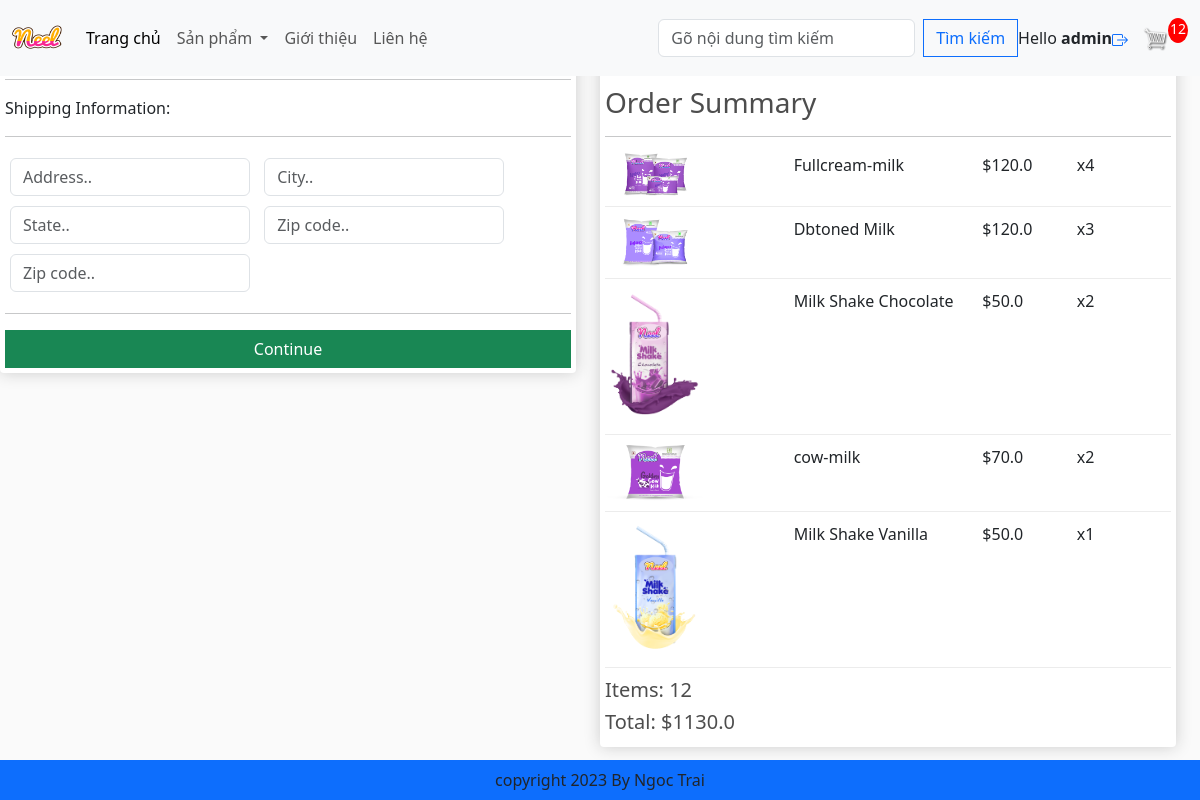
The page /chechout/ (signed in) on the database as committed earlier.
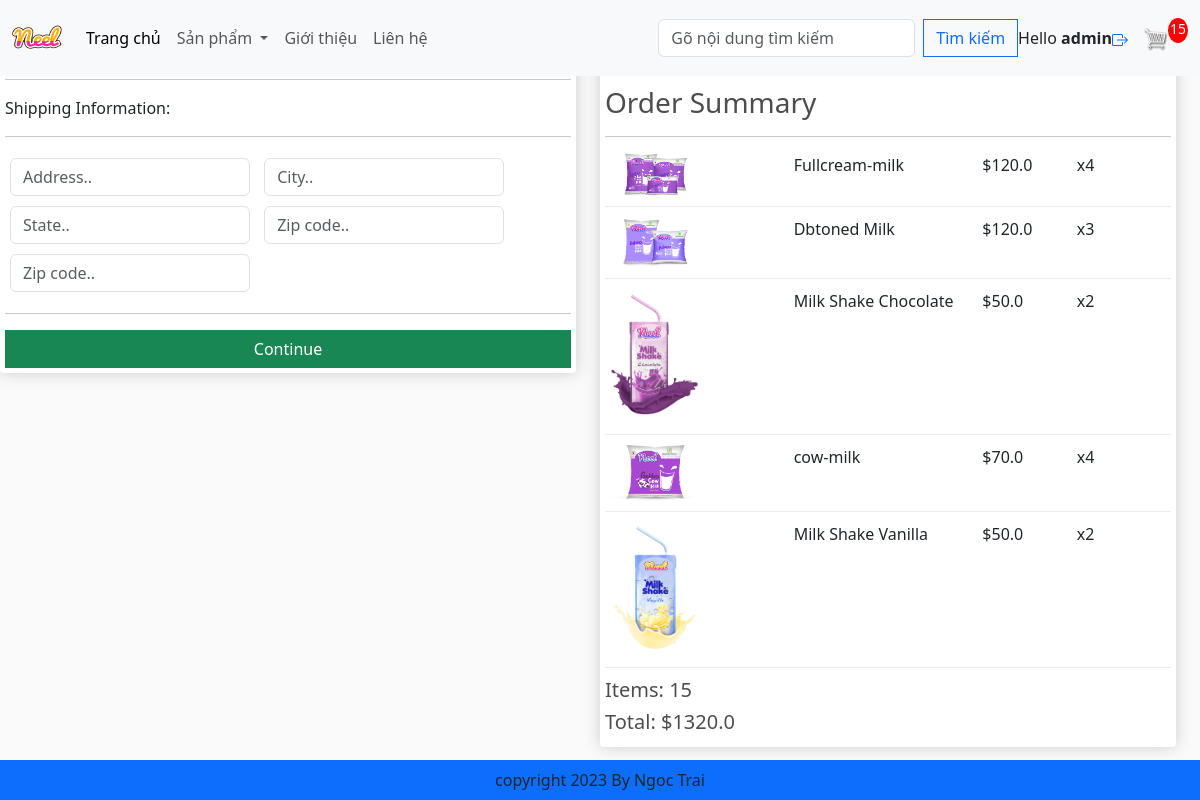
The same page on the database as committed later.
### app/models.py (models this page shows, shortened)
class OrderItem(models.Model):
    product = models.ForeignKey(Product, on_delete=models.SET_NULL, blank=True, null=True)
    order = models.ForeignKey(Order, on_delete=models.SET_NULL, blank=True, null=True)
    quantily = models.IntegerField(default=0, null=True, blank=True)
    date_added = models.DateTimeField(auto_now_add=True)
    @property
    def get_total(self):
        total = self.product.price * self.quantily
        return total

class Order(models.Model):
    customer = models.ForeignKey(User, on_delete=models.SET_NULL, blank=True, null=True)
    date_order = models.DateTimeField(auto_now_add=True)
    complete = models.BooleanField(default= False, null=True, blank=True)
    transaction_id = models.CharField(max_length=200, null=True)
    @property
    def get_cart_items(self):
        orderitem = self.orderitem_set.all()
        total = sum([item.quantily for item in orderitem])
        return total
    @property
    def get_cart_total(self):
        orderitem = self.orderitem_set.all()
        total = sum([item.get_total for item in orderitem])
        return total

class Product(models.Model):
    category = models.ManyToManyField(Category, related_name= 'products')
    name = models.CharField(max_length=200, null=True)
    price = models.FloatField()
    digital = models.BooleanField(default= False, null=True, blank=True)
    image = models.ImageField(null=True, blank=True)
    @property
    def ImageURL(self):
        try:
            url = self.image.url
        except:
            url = ''
        return url

### app/views.py (the view)
# urls.py: path('chechout/', views.checkout, name= 'checkout'),
def checkout(request):
    if request.user.is_authenticated:
        customer = request.user
        order, create = Order.objects.get_or_create(customer= customer, complete= False)
        items = order.orderitem_set.all()
        cartitems = order.get_cart_items
    else:
        items = []
        order = {'get_cart_items': 0, 'get_cart_total': 0}
        cartitems = order['get_cart_items']
    categorys = Category.objects.all()
    context = {'items': items, 'order': order, 'cartitems': cartitems, 'categorys': categorys}
    return render(request, 'app/checkout.html', context)

### app/Templates/app/checkout.html (shortened to what this page needs)
{% extends 'app/base.html' %}
{% load static %}
{% block content_checkout %}
     <div class="row" style='width: 100%'>
		<div class="col-lg-6">
			<div class="box-element" id="form-wrapper">
				<form id="form">
					<div id="user-info">
						<div class="form-field">
						</div>
						<div class="form-field">
						</div>
					</div>
					<div id="shipping-info">
						<hr>
						<p>Shipping Information:</p>
						<hr>
						<div class="form-field">
							<input class="form-control" type="text" name="address" placeholder="Address..">
						</div>
						<div class="form-field">
							<input class="form-control" type="text" name="city" placeholder="City..">
						</div>
						<div class="form-field">
							<input class="form-control" type="text" name="state" placeholder="State..">
						</div>
						<div class="form-field">
							<input class="form-control" type="text" name="zipcode" placeholder="Zip code..">
						</div>
						<div class="form-field">
							<input class="form-control" type="text" name="country" placeholder="Zip code..">
						</div>
					</div>
					<hr>
					<input id="form-button" class="btn btn-success btn-block" type="submit" value="Continue">
				</form>
			</div>
			<br>
		</div>
		<div class="col-lg-6">
			<div class="box-element">
				<a  class="btn btn-outline-dark" href="{% url 'cart' %}">&#x2190; Back to Cart</a>
				<h3>Order Summary</h3>
				<hr>
                {% for item in items %}
				<div class="cart-row">
					<div style="flex:2"><img class="row-image" src="{{item.product.ImageURL}}"></div>
					<div style="flex:2"><p>{{item.product.name}}</p></div>
					<div style="flex:1"><p>${{item.product.price}}</p></div>
					<div style="flex:1"><p>x{{item.quantily}}</p></div>
				</div>
                {% endfor %}
				<h5>Items:   {{order.get_cart_items}}</h5>
				<h5>Total:   ${{order.get_cart_total}}</h5>
			</div>
		</div>
	</div>
{% endblock content_checkout %}

### app/Templates/app/base.html (shortened to what this page needs)
{% load static %}
<!DOCTYPE html>
<html>
    <head>
        <link rel="stylesheet" href="https://cdn.jsdelivr.net/npm/bootstrap@5.3.0/dist/css/bootstrap.min.css">
        <link rel="stylesheet" href="https://maxcdn.bootstrapcdn.com/bootstrap/4.0.0/css/bootstrap.min.css">
        <link rel="stylesheet" href="https://cdn.jsdelivr.net/npm/bootstrap@5.3.0/dist/css/bootstrap.min.css" rel="stylesheet">
        <link rel="stylesheet" href="{%static 'app/css/style.css' %}">
        <link rel="stylesheet" href="{%static 'app/css/all.min.css' %}">
        <link rel="stylesheet" href="{%static 'app/css/owl.carousel.min.css' %}">
        <link rel="stylesheet" href="{%static 'app/css/main.css' %}">
        <link rel="stylesheet" href="">
    </head>
    <body>
        <nav class="navbar navbar-expand-lg bg-body-tertiary fixed-top">
            <div class="container-fluid">
              <a class="navbar-brand" href="{%url 'home'%}"><img src="{%static 'app/images/Neel.png' %}" width="50" height="50"></a>
              <div class="collapse navbar-collapse" id="navbarSupportedContent">
                <ul class="navbar-nav me-auto mb-2 mb-lg-0">
                  <li class="nav-item">
                    <a class="nav-link active" aria-current="page" href="{%url 'home'%}">Trang chủ</a>
                  </li>
                  <li class="nav-item dropdown">
                    <a class="nav-link dropdown-toggle" href="#" role="button" data-bs-toggle="dropdown" aria-expanded="false">
                      Sản phẩm
                    </a>
                  </li>
                  <li class="nav-item">
                    <a class="nav-link" href="#">Giới thiệu</a>
                  </li>
                  <li class="nav-item">
                    <a class="nav-link" href="#">Liên hệ</a>
                  </li>
                </ul>
                <form class="d-flex" role="search" method="POST" action= "{% url 'search' %}">
                  <input class="form-control me-2" type="search" placeholder="Gõ nội dung tìm kiếm" aria-label="Search" name="search">
                  <button class="btn btn-outline-primary" type="submit">Tìm kiếm</button>
                </form>
              </div>
              <ul class="navbar-nav me-auto mb-2 mb-lg-0">
                <div class="form-inline my-2 my-lg-0"id="log-infor">
                  <span class="nav-item">
                    Hello <b>{{request.user}}</b>
                  </span>
                  <span class="nav-item">
                    <a href="{%url 'logout'%}">
                    </a>
                  </span>
                </div>
              </ul>
              <div class="form-inline my-2 my-lg-0">
                <a href="{%url 'cart'%}"> <img id="cart-icon" src="{%static 'images/cart.png'%}" alt=""></a>
                <p id="cart-total">{{cartitems}}</p>
              </div>
            </div>
          </nav>
          {% block content_checkout %}{% endblock content_checkout %}
          <footer class='container--fluid bg-primary text-center fixed-bottom p-2 mt-5'>
            copyright 2023 By Ngoc Trai
          </footer>
    </body>
</html>

Rows that differ between the two databases and show on the page:
changed OrderItem "cow-milk": quantily "2" → "4"
changed OrderItem "Milk Shake Vanilla": quantily "1" → "2"
changed through a linked row, Order: get_cart_items "12" → "15"; get_cart_total "1130.0" → "1320.0"
Other text that changed with them:
{{ cartitems }}: "12" → "15"
